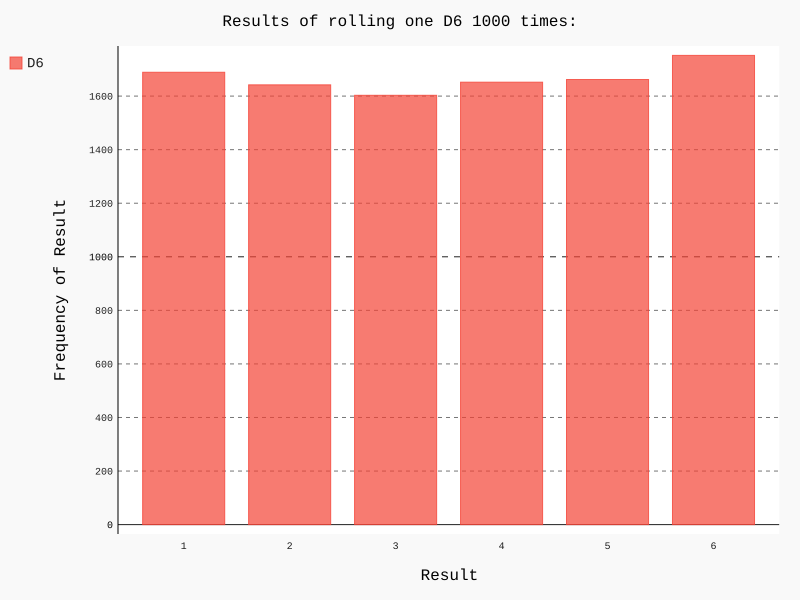

Python code for this plot:
__author__ = 'lenovo'
#coding=utf-8
import pygal
from ch15.die import Die

#创建一个D6,表示6面的骰子
die = Die()
#掷几次骰子，并将结果存储在一个列表中
results = []
for roll_num in range(10000):
    result = die.roll()
    results.append(result)
# print(results)
#结果分析
frequencies = []
for value in range(1,die.num_sides+1):
    frequency = results.count(value)#count() 方法用于统计字符串里某个字符（value）出现的次数。可选参数为在字符串搜索的开始与结束位置。
                                    #  此处用来统计1至6数字出现次数
    frequencies.append(frequency)
print(frequencies)
#对结果进行可视化
hist = pygal.Bar()#创建柱状图
hist.title = "Results of rolling one D6 1000 times:"
hist.x_labels = ['1','2','3','4','5','6']
hist.x_title = "Result"
hist.y_title = "Frequency of Result"
hist.add('D6',frequencies)#将值添加到图表中
hist.render_to_file('die_visual.svg')#将图表渲染为SVG文件
